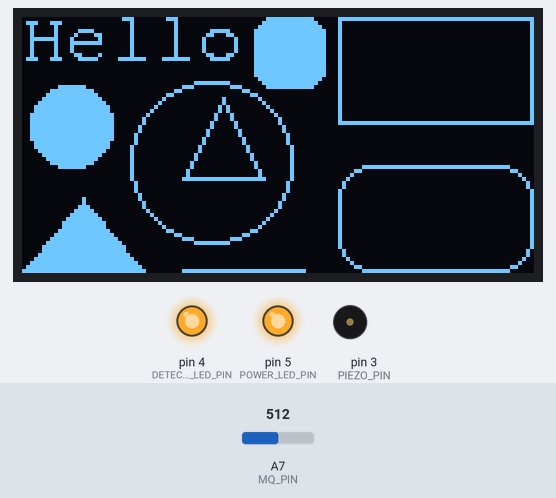
Bench run of a sketch on a simulated Arduino Nano, built with avr-gcc and run on an emulated ATmega328P. Shown: 128×64 one-colour display, output pins drawn as LEDs (lit = HIGH), buzzer (waves = sounding). The test bench sets the inputs (shaded band); at power-on: A7 (MQ_PIN) = 512. What the sketch prints to the serial monitor is not drawn.

Above: at 30.1 s.
Timing chart, 0 to 31.6 s (numbered marks = the images above):
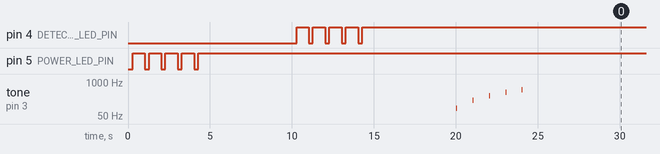

The sketch:

IEEE_board_test.ino
```cpp
// Screen codes taken from https://www.youtube.com/watch?v=PrIAnDZ9dp8
// Please check him out!

#include <Adafruit_GFX.h>
#include <Adafruit_SSD1306.h>

#include <Fonts/FreeMonoBold12pt7b.h>
#include <Fonts/FreeMono9pt7b.h>

Adafruit_SSD1306 display;

#define POWER_LED_PIN     5
#define DETECTION_LED_PIN 4
#define PIEZO_PIN         3
#define MQ_PIN            A7
// SDA  A4
// SCL  A5

void setup() {
  Serial.begin(9600);
  while (!Serial);
  Serial.println("initializing ...");
  pin_init();
  screen_init();

  testPowerLED();
  delay(5000);
  testDetectionLED();
  delay(5000);
  testPiezo();
  delay(5000);
  testScreen();
  delay(5000);
  testMQ();
  delay(5000);
  Serial.print("Done");

  Serial.println(" Starting loop");
}

void loop() {
  float reading = analogRead(MQ_PIN);
  Serial.print("reading: ");
  Serial.println(reading);
  delay(1000);
  display.clearDisplay();
}

void pin_init() {
  pinMode(POWER_LED_PIN, OUTPUT);
  pinMode(DETECTION_LED_PIN, OUTPUT);
  pinMode(PIEZO_PIN, OUTPUT);
  pinMode(MQ_PIN, INPUT);
}

void screen_init() {
  display.begin(SSD1306_SWITCHCAPVCC, 0x3C);
  display.setTextColor(WHITE);
  display.setRotation(0);
  display.setTextWrap(true);
  display.dim(0);
  display.clearDisplay();
}

void testPowerLED() {
  Serial.println("testing P_LED");
  for (int i = 0; i < 5; i++) {
    digitalWrite(POWER_LED_PIN, LOW);
    delay(250);
    digitalWrite(POWER_LED_PIN, HIGH);
    delay(750);
  }
}

void testDetectionLED() {
  Serial.println("testing D_LED");
  for (int i = 0; i < 5; i++) {
    digitalWrite(DETECTION_LED_PIN, LOW);
    delay(250);
    digitalWrite(DETECTION_LED_PIN, HIGH);
    delay(750);
  }
}

void testPiezo() {
  Serial.println("testing Piezo");
  for (int i = 1; i <= 5; i++) {
    tone(PIEZO_PIN, i * 100, 50);
    delay(1000);
  }
}

void testMQ() {
  Serial.println("testing MQ");
  float sum = 0;
  for (int i = 0; i < 10; i++) {
    float reading = analogRead(MQ_PIN);
    Serial.print("reading #");
    Serial.print(i);
    Serial.print(" : ");
    Serial.println(reading);
    sum += reading;
    delay(1000);
  }
  Serial.print("average is: ");
  Serial.println(sum / 10);
}

void testScreen() {
  Serial.println("testing Screen");
  display.setFont(&FreeMono9pt7b);
  display.setTextSize(0);
  display.setCursor(0, 10);
  display.println("Hello");
  display.drawTriangle(40,40,   50,20,   60,40, WHITE);
  display.fillTriangle(0,63,   15,45,   30,63, WHITE);
  display.drawLine(40, 63, 70, 63, WHITE);
  display.drawCircle(47, 36, 20, WHITE);
  display.fillCircle(12, 27, 10, WHITE);
  display.fillRoundRect(58, 0, 18, 18, 5, WHITE);
  display.drawRect(79, 0, 49, 27, WHITE);
  display.setFont(&FreeMonoBold12pt7b);
  display.drawRoundRect(79, 37, 49, 27, 8, WHITE);
  display.display();
}
```
